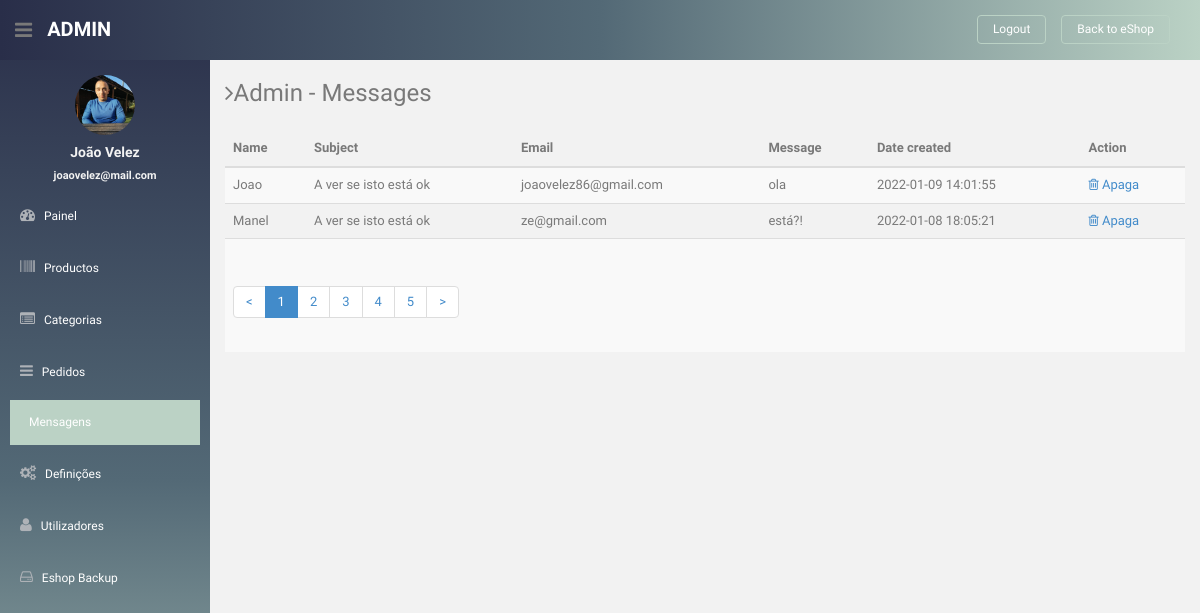
/admin/messages (signed in), run on the app's committed database.
### tables this page shows
CREATE TABLE `users` (
  `id` bigint(20) NOT NULL,
  `url_address` varchar(60) NOT NULL,
  `name` varchar(100) NOT NULL,
  `email` varchar(100) NOT NULL,
  `password` varchar(252) NOT NULL,
  `date` datetime NOT NULL,
  `rank` varchar(8) NOT NULL
);

CREATE TABLE `contact_us` (
  `id` int(11) NOT NULL,
  `name` varchar(20) NOT NULL,
  `email` varchar(100) NOT NULL,
  `subject` varchar(30) NOT NULL,
  `message` varchar(1000) NOT NULL,
  `date` datetime NOT NULL
);

### app/controllers/admin.php (called while the page is built, shortened)
<?php
class Admin extends Controller
{
	function messages($type = '')
	{
		$type = 'Messages';
		$User = $this->load_model('User');
		$Message = $this->load_model('Message');
		$user_data = $User->check_login(true, ["admin"]);
		if (is_object($user_data)) {
			$data['user_data'] = $user_data;
		}
		$mode = "read";
		if ($mode == "delete") {
			$id = $_GET['delete'];
			$messages = $Message->get_one($id);
		} else {
			$messages = $Message->get_all();
		}
		$data['mode'] = $mode;
		$data['messages'] = $messages;
		$data['page_title'] = "Admin - $type";
		$data['current_page'] = "messages";
		$this->view("admin/messages", $data);
	}
}

### app/core/app.php (called while the page is built, shortened)
<?php
Class App
{
	protected $method = "index";
	public function __construct()
	{
		$url = $this->parseURL();
		$url[0] = str_replace("-", "_", $url[0]);
		if(file_exists("../app/controllers/" . strtolower($url[0]) . ".php"))
		{
			unset($url[0]);
		}
		$this->controller = new $this->controller;
		if(isset($url[1]))
		{
			$url[1] = strtolower($url[1]);
			if(method_exists($this->controller, $url[1]) && is_callable([$this->controller, $url[1]]))
			{
				$this->method = $url[1];
				unset($url[1]);
			}
		}
		$this->params = (count($url) > 0) ? $url : ["home"];
		call_user_func_array([$this->controller,$this->method], $this->params);
	}
	private function parseURL()
	{
		$url = isset($_GET['url']) ? $_GET['url'] : "home";
		return explode("/", filter_var(trim($url,"/"),FILTER_SANITIZE_URL));
 	}
}

### public/index.php (called while the page is built, shortened)
<?php
$app = new App();

### app/core/database.php (called while the page is built, shortened)
<?php
Class Database
{
	public static $con;
	public function __construct()
	{
		try{
			$string = DB_TYPE . ":host=". DB_HOST .";dbname=". DB_NAME;
			self::$con = new PDO($string,DB_USER,DB_PASS);
		}catch (PDOException $e){
			die($e->getMessage());
		}
	}
 	public static function newInstance()
	{
		return $instance = new self();
 	}
	public function read($query,$data = array())
	{
		$stm = self::$con->prepare($query);
		$result = $stm->execute($data);
		if($result){
			$data = $stm->fetchAll(PDO::FETCH_OBJ);
			if(is_array($data) && count($data) > 0)
			{
				return $data;
			}
		}
		return false;
	}
}

### app/models/user.class.php (called while the page is built, shortened)
<?php
class User
{
	public function check_login($redirect = false, $allowed = array())
	{
		$db = Database::getInstance();
		if (count($allowed) > 0) {
			$arr['url'] = isset($_SESSION['user_url']) ? $_SESSION['user_url'] : '';
			$query = "select * from users where url_address = :url limit 1";
			$result = $db->read($query, $arr);
			if (is_array($result)) {
				$result = $result[0];
				if (in_array($result->rank, $allowed)) {
					return $result;
				}
			}
			die;
		}
		return false;
	}
}

### app/models/message.class.php (called while the page is built, shortened)
<?php
class Message
{
	public function get_all()
	{
		$limit = 10;
		$offset = Page::get_offset($limit);
		$DB = Database::newInstance();
		return $DB->read("select * from contact_us order by id desc limit $limit offset $offset");
	}
}

### app/views/eshop/admin/messages.php (the view, shortened to what this page needs)
<?php $this->view("admin/sidebar",$data); ?>
<table class="table table-striped table-advance table-hover">
		<?php if($mode == "read"):?>
			<thead>
				<tr><th>Name</th><th>Subject</th><th>Email</th><th>Message</th><th>Date created</th><th>Action</th></tr>
			</thead>
			<tbody>
			<?php if(isset($messages) && is_array($messages)):?>
				<?php foreach($messages as $message):?>
					<tr style="position: relative;"><td><?=$message->name?></td><td><?=$message->subject?></td><td><?=$message->email?></td><td><?=$message->message?></td><td><?=date("Y-m-d H:i:s",strtotime($message->date))?></td>
						<td>
							<a href="<?=ROOT?>admin/messages?delete=<?=$message->id?>">
							<i class="fa fa-trash-o"></i> Apaga
							</a>
						</td>
					</tr>
				<?php endforeach;?>
			<?php endif;?>
			<tr><td colspan="8"><?php Page::show_links();?></td></tr>
			</tbody>
		<?php endif;?>
</table>

### app/views/eshop/admin/sidebar.php (shortened to what this page needs)
<aside>
    <div id="sidebar" class="nav-collapse " style="background: #BBD2C5;  /* fallback for old browsers */
background: -webkit-linear-gradient(to right, #292E49, #536976, #BBD2C5);  /* Chrome 10-25, Safari 5.1-6 */
background: linear-gradient( #292E49, #536976, #BBD2C5); /* W3C, IE 10+/ Edge, Firefox 16+, Chrome 26+, Opera 12+, Safari 7+ */
">
        <ul class="sidebar-menu" id="nav-accordion">
            <p class="centered"><a href="profile.html"><img src="<?= ASSETS . THEME ?>admin/img/eu.jpg" class="img-circle" width="60"></a></p>
            <h5 class="centered"><?= $data['user_data']->name ?></h5>
            <h5 class="centered" style="font-size: 11px;"><?= $data['user_data']->email ?></h5>
            <li class="sub-menu">
                <a href="javascript:;">
                    <i class="fa fa-dashboard"></i>
                    <span>Painel</span>
                </a>
            </li>
            <li class="sub-menu">
                <a <?= (isset($current_page) && $current_page == "products") ? ' class="active" ' : ''; ?> href="<?= ROOT ?>admin/products">
                    <i class="fa fa-barcode"></i>
                    <span>Productos</span>
                </a>
            </li>
            <li class="sub-menu">
                <a <?= (isset($current_page) && $current_page == "categories") ? ' class="active" ' : ''; ?> href="<?= ROOT ?>admin/categories">
                    <i class="fa fa-list-alt"></i>
                    <span>Categorias</span>
                </a>
            </li>
            <li class="sub-menu">
                <a <?= (isset($current_page) && $current_page == "orders") ? ' class="active" ' : ''; ?> href="<?= ROOT ?>admin/orders">
                    <i class="fa fa-reorder"></i>
                    <span>Pedidos</span>
                </a>
            </li>
            <li class="sub-menu">
                <a <?= (isset($current_page) && $current_page == "messages") ? ' class="active" ' : ''; ?> href="<?= ROOT ?>admin/messages">
                    <span>Mensagens</span>
                </a>
            </li>
            <li class="sub-menu">
                <a <?= (isset($current_page) && $current_page == "settings") ? ' class="active" ' : ''; ?> href="<?= ROOT ?>admin/settings">
                    <i class="fa fa-cogs"></i>
                    <span>Definições</span>
                </a>
            </li>
            <li class="sub-menu">
                <a <?= (isset($current_page) && $current_page == "users") ? ' class="active" ' : ''; ?> href="<?= ROOT ?>admin/users">
                    <i class="fa fa-user"></i>
                    <span>Utilizadores</span>
                </a>
            </li>
            <li class="sub-menu">
                <a href="<?= ROOT ?>admin/backup">
                    <i class="fa  fa-hdd-o"></i>
                    <span>Eshop Backup</span>
                </a>
            </li>
        </ul>
    </div>
</aside>
<section id="main-content">
    <section class="wrapper site-min-height">
        <h3><i class="fa fa-angle-right"></i><?= ucwords($data['page_title']) ?></h3>
        <div class="row mt">
            <div class="col-lg-12">

### public/assets/eshop/admin/css/style.css (style rules this page uses)
body { color: #797979; background: #f2f2f2; font-family: 'Ruda', sans-serif; padding: 0px !important; margin: 0px !important; font-size:13px; }
ul li { list-style: none; }
a, a:hover, a:focus { text-decoration: none; outline: none; }
.centered { text-align: center; }
.mt { margin-top: 25px; }
#sidebar { width: 210px; height: 100%; position: fixed; background: #424a5d; }
#sidebar h5 { color: #f2f2f2; font-weight: 700; }
#sidebar ul li { position: relative; }
ul.sidebar-menu , ul.sidebar-menu li ul.sub { margin: -2px 0 0; padding: 0; }
ul.sidebar-menu { margin-top: 75px; }
ul.sidebar-menu li { margin-bottom: 5px; margin-left:10px; margin-right:10px; }
ul.sidebar-menu li.sub-menu { line-height: 15px; }
ul.sidebar-menu li a span { display: inline-block; }
ul.sidebar-menu li a { color: #aeb2b7; text-decoration: none; display: block; padding: 15px 0 15px 10px; font-size: 12px; outline: none; -webkit-transition: all 0.3s ease; -moz-transition: all 0.3s ease; -o-transition: all 0.3s ease; -ms-transition: all 0.3s ease; transition: all 0.3s ease; }
ul.sidebar-menu li a.active, ul.sidebar-menu li a:hover, ul.sidebar-menu li a:focus { background: #BBD2C5; color: #fff; display: block; -webkit-transition: all 0.3s ease; -moz-transition: all 0.3s ease; -o-transition: all 0.3s ease; -ms-transition: all 0.3s ease; transition: all 0.3s ease; }
ul.sidebar-menu li a i { font-size: 15px; padding-right: 6px; }
#main-content { margin-left: 210px; }
.wrapper { display: inline-block; margin-top: 60px; padding-left: 15px; padding-right: 15px; padding-bottom: 15px; padding-top: 0px; width: 100%; }
.site-min-height { min-height: 900px; }

### app/views/eshop/admin/sidebar.php (style rules this page uses)
.sub-menu span { color: white; }

### data on the page
users: name "João Velez", email "joaovelez@mail.com"
contact_us: name "Joao", subject "A ver se isto está ok", email "joaovelez86@gmail.com", message "ola", date "2022-01-09 14:01:55"
contact_us: name "Manel", subject "A ver se isto está ok", email "ze@gmail.com", message "está?!", date "2022-01-08 18:05:21"

### other printed values
$data['page_title'] "Admin - Messages"
